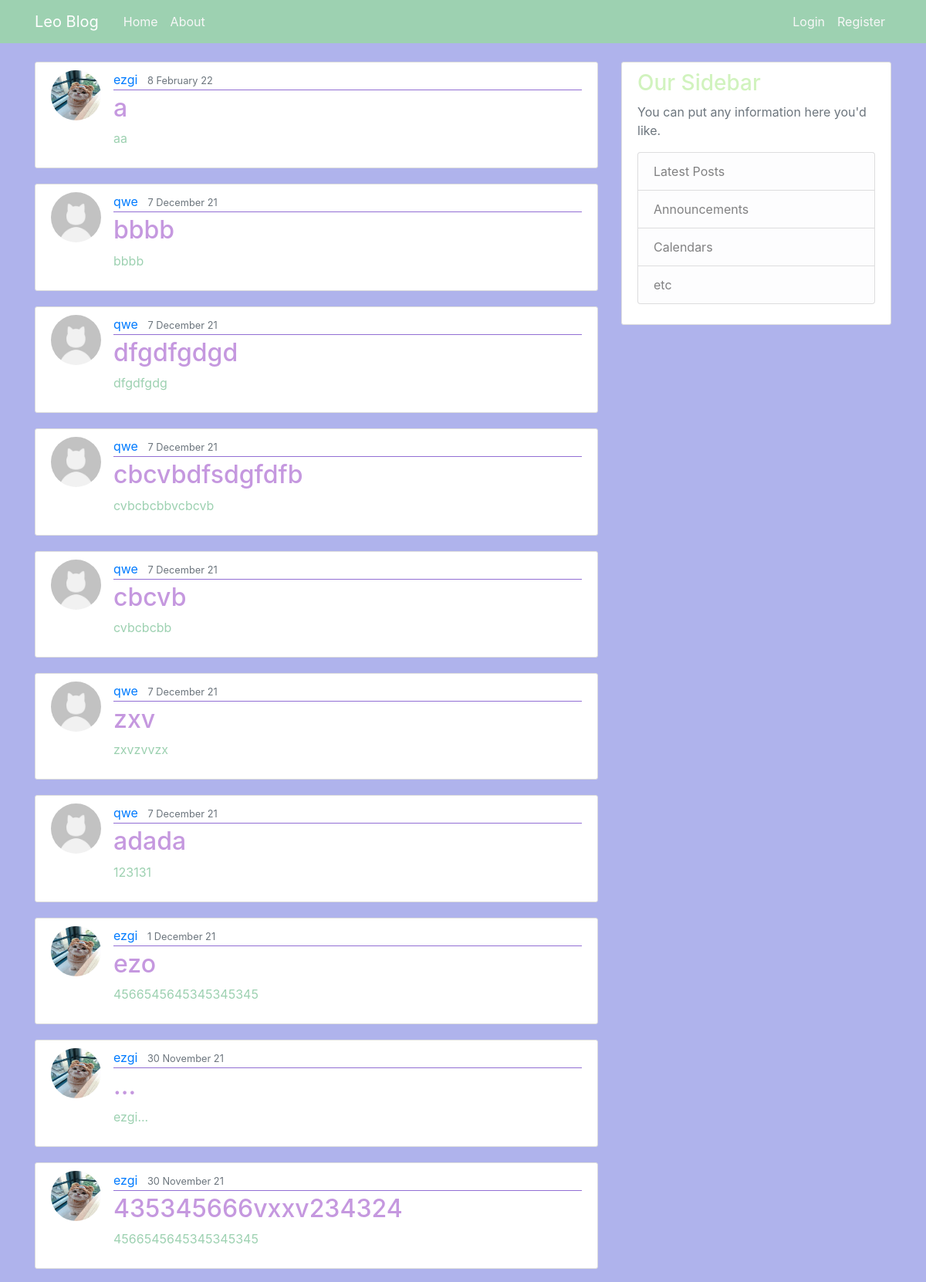
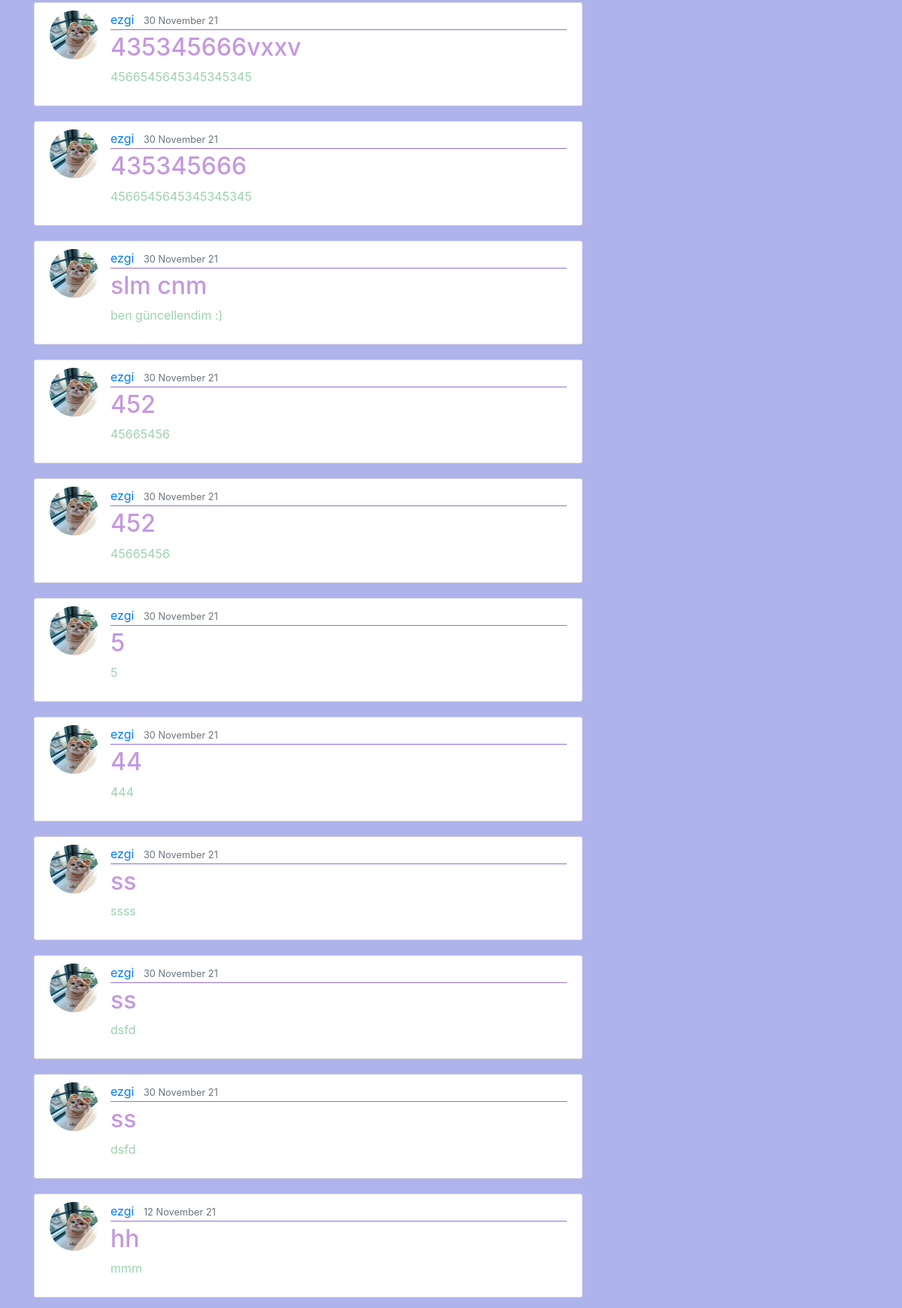
The page / (upper part) on the database its author committed (2 pictures, top to bottom).
### blog/models.py (models this page shows, shortened)
class Post(models.Model):
    title = models.CharField(max_length=100)
    content = models.TextField()
    date_posted = models.DateTimeField(default=timezone.now)
    author = models.ForeignKey(User, on_delete=models.CASCADE)

### users/models.py (models this page shows, shortened)
class Profile(models.Model):
    user = models.OneToOneField(User, on_delete=models.CASCADE)
    image = models.ImageField(default='default.jpeg', upload_to='profile_pics')

### blog/views.py (the view)
# urls.py: path('',PostListView.as_view() ,name='blog-home'),
class PostListView(ListView):
    model = Post
    template_name = 'blog/home.html' # <app>/<model>_<viewtype>.html
    context_object_name ='posts'
    ordering = ['-date_posted']

### blog/templates/blog/home.html
{% extends "blog/base.html" %}
{% block content %}
    {% for post in posts %}
        <article class="media content-section">
            <img class="rounded-circle article-img" src="{{post.author.profile.image.url}}">
            <div class="media-body">
            <div class="article-metadata">
                <a class="mr-2" href="#">{{ post.author }}</a>
                <small class="text-muted">{{ post.date_posted|date:"j F y" }}</small>
            </div>
            <h2><a class="article-title" href="{% url 'blog:blog-home-post' post.id %}">{{ post.title }}</a></h2>
            <p class="article-content">{{ post.content }}</p>
            </div>
        </article>
    {% endfor %}
{% endblock content %}

### blog/static/blog/main.css (style rules this page uses)
body { background: #afb3ec; color: #9dd1b1; margin-top: 5rem; }
h1, h2, h3, h4, h5, h6 { color: #d1f3be; }
.content-section { background: #ffffff; padding: 10px 20px; border: 1px solid #dddddd; border-radius: 3px; margin-bottom: 20px; }
.article-title { color: #c598df; }
.article-content { white-space: pre-line; }
.article-img { height: 65px; width: 65px; margin-right: 16px; }
.article-metadata { padding-bottom: 1px; margin-bottom: 4px; border-bottom: 1px solid #926fd4 }

### rows shown on the page
Post: author.profile.image (picture), author "ezgi", date_posted "8 February 22", title "a", content "aa"
Post: author.profile.image (placeholder picture), author "qwe", date_posted "7 December 21", title "bbbb", content "bbbb"
Post: author.profile.image (placeholder picture), author "qwe", date_posted "7 December 21", title "dfgdfgdgd", content "dfgdfgdg"
Post: author.profile.image (placeholder picture), author "qwe", date_posted "7 December 21", title "cbcvbdfsdgfdfb", content "cvbcbcbbvcbcvb"
Post: author.profile.image (placeholder picture), author "qwe", date_posted "7 December 21", title "cbcvb", content "cvbcbcbb"
Post: author.profile.image (placeholder picture), author "qwe", date_posted "7 December 21", title "zxv", content "zxvzvvzx"
Post: author.profile.image (placeholder picture), author "qwe", date_posted "7 December 21", title "adada", content "123131"
Post: author.profile.image (picture), author "ezgi", date_posted "1 December 21", title "ezo", content "4566545645345345345"
Post: author.profile.image (picture), author "ezgi", date_posted "30 November 21", title "...", content "ezgi..."
Post: author.profile.image (picture), author "ezgi", date_posted "30 November 21", title "435345666vxxv234324", content "4566545645345345345"
Post: author.profile.image (picture), author "ezgi", date_posted "30 November 21", title "435345666vxxv", content "4566545645345345345"
Post: author.profile.image (picture), author "ezgi", date_posted "30 November 21", title "435345666", content "4566545645345345345"
Post: author.profile.image (picture), author "ezgi", date_posted "30 November 21", title "slm cnm", content "ben güncellendim :)"
Post: author.profile.image (picture), author "ezgi", date_posted "30 November 21", title "452", content "45665456"
Post: author.profile.image (picture), author "ezgi", date_posted "30 November 21", title "452", content "45665456"
Post: author.profile.image (picture), author "ezgi", date_posted "30 November 21", title "5", content "5"
Post: author.profile.image (picture), author "ezgi", date_posted "30 November 21", title "44", content "444"
Post: author.profile.image (picture), author "ezgi", date_posted "30 November 21", title "ss", content "ssss"
Post: author.profile.image (picture), author "ezgi", date_posted "30 November 21", title "ss", content "dsfd"
Post: author.profile.image (picture), author "ezgi", date_posted "30 November 21", title "ss", content "dsfd"
Post: author.profile.image (picture), author "ezgi", date_posted "12 November 21", title "hh", content "mmm"
